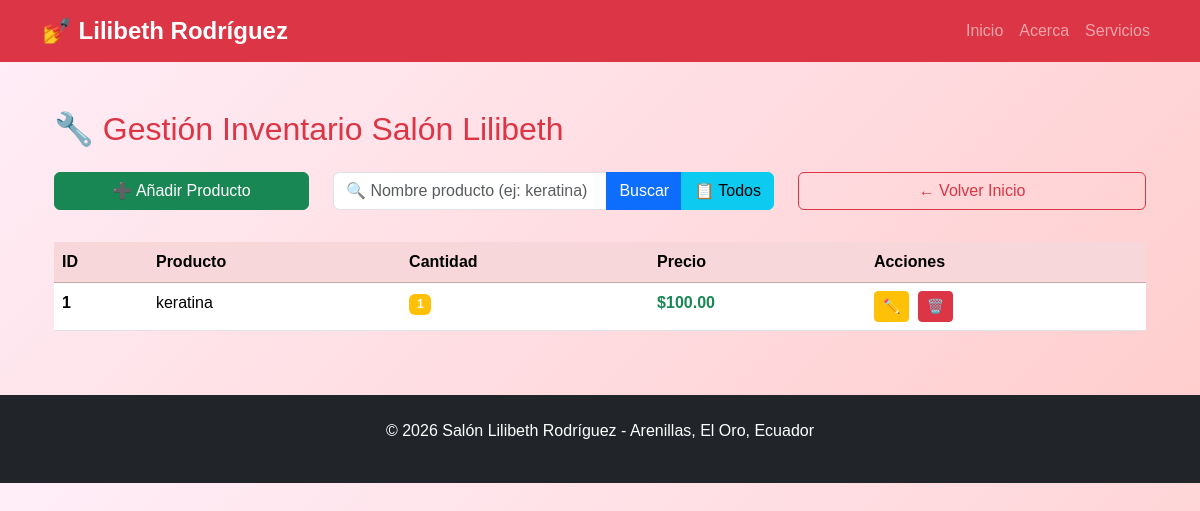
/admin/buscar/keratina, run on the app's committed database.
### tables this page shows
CREATE TABLE productos (
            id_producto INTEGER PRIMARY KEY AUTOINCREMENT,
            nombre TEXT NOT NULL,
            cantidad INTEGER NOT NULL,
            precio REAL NOT NULL
        );

### app.py (the view)
@app.route('/admin/buscar/<nombre>')
def admin_buscar(nombre):
    if nombre.strip():
        productos = buscar_producto(nombre)
    else:
        productos = get_inventario()
    return render_template('admin/inventario.html', productos=productos)

### database.py (called while the page is built)
def buscar_producto(nombre):
    conn = sqlite3.connect('salon.db')
    cursor = conn.cursor()
    cursor.execute("SELECT * FROM productos WHERE nombre LIKE ?", (f'%{nombre}%',))
    rows = cursor.fetchall()
    conn.close()
    return [Producto(*row) for row in rows]

### templates/admin/inventario.html (shortened to what this page needs)
{% extends "base.html" %}
{% block content %}
<div class="container">
    <h2 class="text-danger mb-4">🔧 Gestión Inventario Salón Lilibeth</h2>
    <div class="row mb-4">
        <div class="col-md-3">
            <button class="btn btn-success w-100 mb-2" data-bs-toggle="modal" data-bs-target="#añadirModal">
                ➕ Añadir Producto
            </button>
        </div>
        <div class="col-md-5">
            <div class="input-group">
                <input type="text" id="buscarInput" class="form-control" placeholder="🔍 Nombre producto (ej: keratina)">
                <button class="btn btn-primary" onclick="buscarProducto()">Buscar</button>
                <button class="btn btn-info" onclick="mostrarTodos()">📋 Todos</button>
            </div>
        </div>
        <div class="col-md-4">
            <a href="/" class="btn btn-outline-danger w-100">← Volver Inicio</a>
        </div>
    </div>
    <div class="table-responsive">
        <table class="table table-hover">
            <thead class="table-danger">
                <tr>
                    <th>ID</th>
                    <th>Producto</th>
                    <th>Cantidad</th>
                    <th>Precio</th>
                    <th>Acciones</th>
                </tr>
            </thead>
            <tbody id="productosBody">
                {% for producto in productos %}
                <tr>
                    <td><strong>{{ producto.id_producto }}</strong></td>
                    <td>{{ producto.nombre }}</td>
                    <td><span class="badge bg-warning">{{ producto.cantidad }}</span></td>
                    <td><strong class="text-success">${{ "%.2f"|format(producto.precio) }}</strong></td>
                    <td>
                        <button class="btn btn-warning btn-sm me-1" onclick="editar({{ producto.id_producto }}, '{{ producto.nombre }}', {{ producto.cantidad }}, {{ producto.precio }})">✏️</button>
                        <button class="btn btn-danger btn-sm" onclick="eliminar({{ producto.id_producto }})">🗑️</button>
                    </td>
                </tr>
                {% endfor %}
            </tbody>
        </table>
    </div>
</div>
{% endblock %}

### static/styles.css (style rules this page uses)
body { font-family: 'Arial', sans-serif; background: linear-gradient(135deg, #ffeef8 0%, #ffcccb 100%); }

### data on the page
productos: id_producto "1", nombre "keratina", cantidad "1", precio "100.00"
